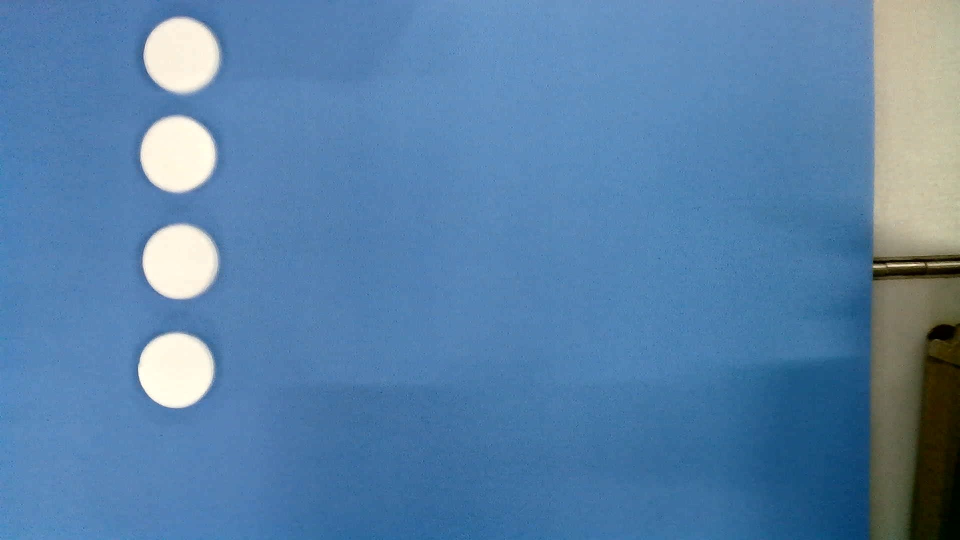
#> input picture test/photos/WIN_20250325_22_22_38_Pro.jpg, 1920 x 1080 px, given in place of the camera (shown at 1/2 size)
$ python find_chess_pro.py
#> lines starting #> are read from the running program, lines starting #| are printed output that depends on the picture; after the words box and inside, x2 and y2 are one past the last pixel; in counts of white or black regions, pixels touching at a corner belong together
#> further down, frame is the input picture: shape (1080, 1920, 3); mean B, G, R 168.2, 129, 88.3
import cv2
import numpy as np

def draw_chessboard(image,blackchesses,whitechesses):
    for blackchess in blackchesses :
        #cv2.drawContours(image, [blackchess], -1, (0, 255, 0), 2)
        cv2.circle(image, (blackchess[0], blackchess[1]), 5, (0, 0, 255), -1)
        cv2.putText(image, f"({blackchess[0]}, {blackchess[1]})", (blackchess[0] - 20, blackchess[1] - 20), cv2.FONT_HERSHEY_SIMPLEX, 0.5, (0, 0, 255), 2)

    for whitechess in whitechesses :
        #cv2.drawContours(image, [whitechess], -1, (0, 255, 0), 2)
        cv2.circle(image, (whitechess[0], whitechess[1]), 5, (0, 255, 0), -1)
        cv2.putText(image, f"({whitechess[0]}, {whitechess[1]})", (whitechess[0] - 20, whitechess[1] - 20), cv2.FONT_HERSHEY_SIMPLEX, 0.5, (0, 255, 0), 2)


def classify_background_chess_color(img, contours):
    black_chesses = []
    white_chesses = []
    for contour in contours:
        mask = np.zeros(img.shape[:2], dtype=np.uint8)
        cv2.drawContours(mask, [contour], -1, 255, -1)  # 填充轮廓以获取颜色
        mean_val = cv2.mean(img, mask=mask)  # 计算平均色彩

        # 判断颜色是否接近黑色或白色
        if mean_val[0] < 100 and mean_val[1] < 100 and mean_val[2] < 100:  # 接近黑色
            black_chesses.append(contour)
        else:
            white_chesses.append(contour)

    return black_chesses, white_chesses

def contours_to_positom(contours):
    """ 将轮廓转换为棋子位置 """

    contours_positions = []

    for contour in contours:
        M = cv2.moments(contour)  # 计算轮廓的中心点
        if M["m00"] != 0:
            cX = int(M["m10"] / M["m00"])
            cY = int(M["m01"] / M["m00"])
            contours_positions.append((cX, cY))

    return contours_positions
def findchess(frame):
    lower_blue = np.array([88, 64, 89])  # 蓝色的下界
    upper_blue = np.array([180, 255, 255])
    hsv = cv2.cvtColor(frame,cv2.COLOR_BGR2HSV)
#> hsv: shape (1080, 1920, 3); mean H, S, V 95.4, 133.1, 171.6
    mask = cv2.inRange(hsv, lower_blue, upper_blue)
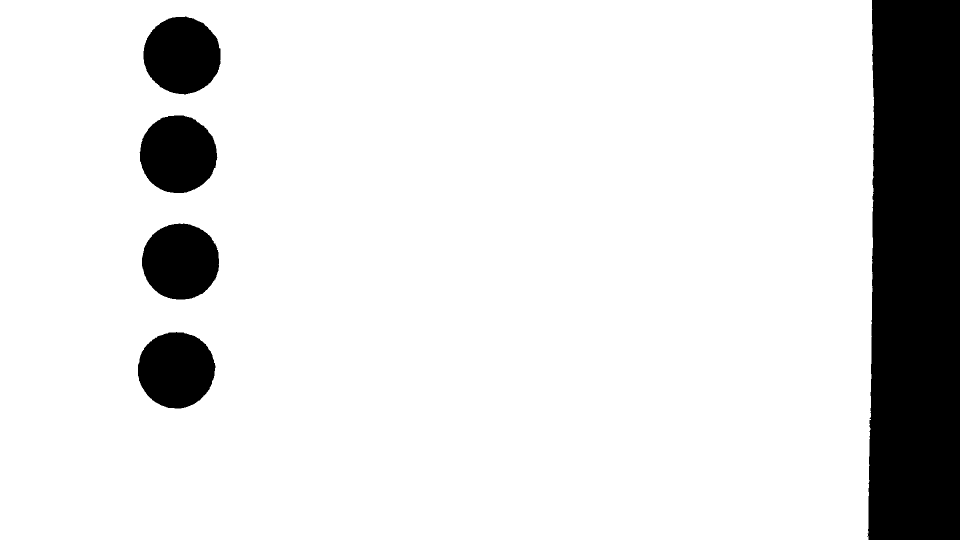
#> mask: shape (1080, 1920) (shown at 1/2 size); 87.2% white; 5 black regions, box (x1, y1, x2, y2) and area: (1735, 0, 1920, 1080) 190854, (279, 231, 435, 386) 18800, (287, 33, 441, 189) 18673, (284, 447, 438, 599) 18493, (276, 664, 431, 817) 18430
    inverse_mask = cv2.bitwise_not(mask)
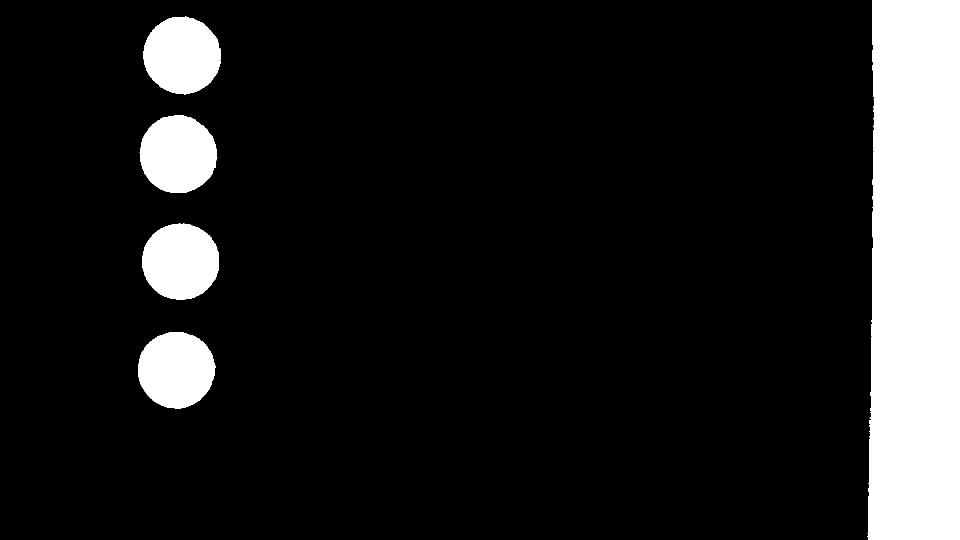
#> inverse_mask: shape (1080, 1920) (shown at 1/2 size); 12.8% white; 5 white regions
    cv2.imshow('inverse_mask',inverse_mask)
    contours, _ = cv2.findContours(inverse_mask, cv2.RETR_EXTERNAL, cv2.CHAIN_APPROX_SIMPLE)
#> contours = 5 contours; box (x1, y1, x2, y2) and area: (1735, 0, 1920, 1080) 189590, (279, 231, 435, 386) 18574, (287, 33, 441, 189) 18448, (284, 447, 438, 599) 18271, (276, 664, 431, 817) 18208
    chesses_contours = []
    for cnt in contours:
        (x, y), radius = cv2.minEnclosingCircle(cnt)
        area = cv2.contourArea(cnt)
        circle_area = np.pi * (radius ** 2)
        if circle_area == 0:
            continue
        # 轮廓面积与外接圆面积之比（接近1则是圆）
        ratio = area / circle_area
        if ratio > 0.8 and cv2.contourArea(cnt) > 1000 and cv2.contourArea(cnt) < 2000:
            chesses_contours.append(cnt)
#> this loop made 5 passes
#> (x, y, radius, area, circle_area, ratio) on passes 1 to 5: (352.7, 739.2, 77.77, 18207.5, 19002.9, 0.958), (361, 522.4, 77.63, 18271, 18934.4, 0.965), (356.1, 307.4, 78.84, 18574.5, 19526.4, 0.951), (364.3, 110.2, 78.17, 18448, 19198.2, 0.961), (1828, 539.5, 547.1, 189590.5, 940408.6, 0.202)
#> after the loop, chesses_contours = []

    black_contours, white_contours = classify_background_chess_color(frame, chesses_contours)  # 按颜色分类
#> black_contours = []; white_contours = []
    cv2.drawContours(frame,  black_contours, -1, (0, 0, 255), 3)
    cv2.drawContours(frame,  white_contours, -1, (0, 255, 0), 3)
    blackchess_list = contours_to_positom(black_contours)  # 获取黑棋子位置
#> blackchess_list = []
    whitechess_list = contours_to_positom(white_contours)  # 获取白棋子位置
#> whitechess_list = []
    draw_chessboard(frame,blackchess_list,whitechess_list)
    # [13 lines of commented-out code are left out]
    return blackchess_list,whitechess_list

if __name__ == '__main__':
    cap = cv2.VideoCapture(0)
    while True:
        ret, frame = cap.read()
        findchess(frame)
        cv2.imshow('frame',frame)
        if cv2.waitKey(1) & 0xFF == ord('q'):
#> (key q is pressed here)
            break
